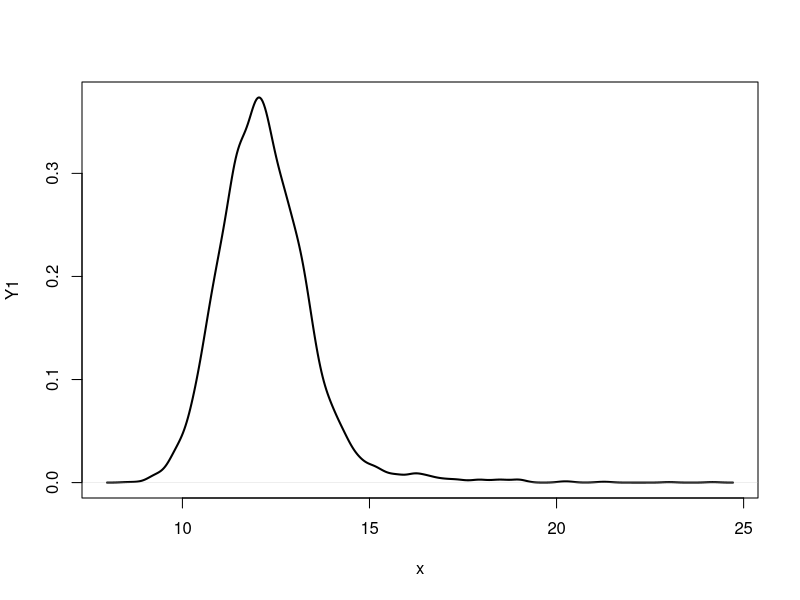
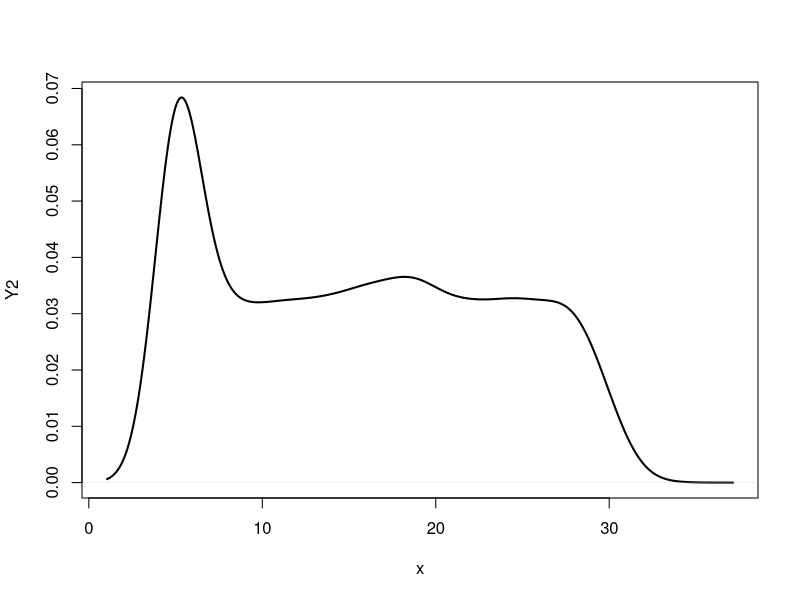
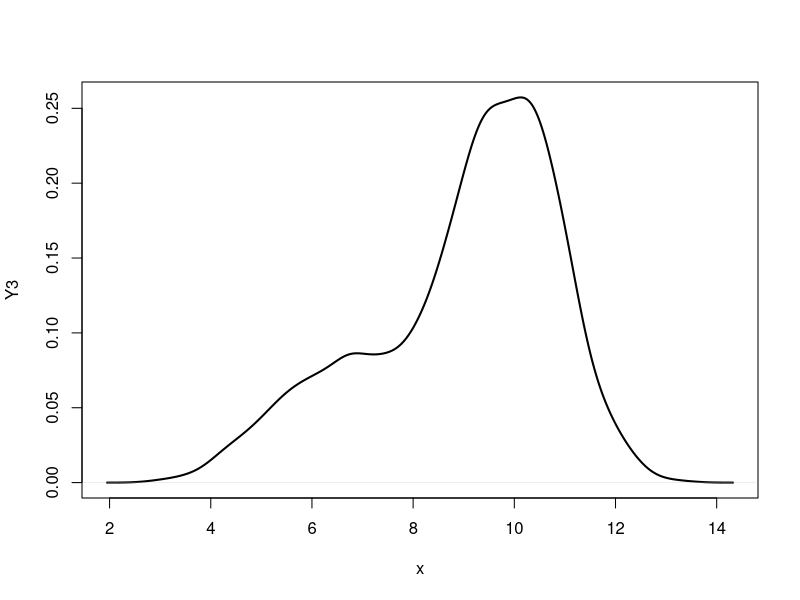
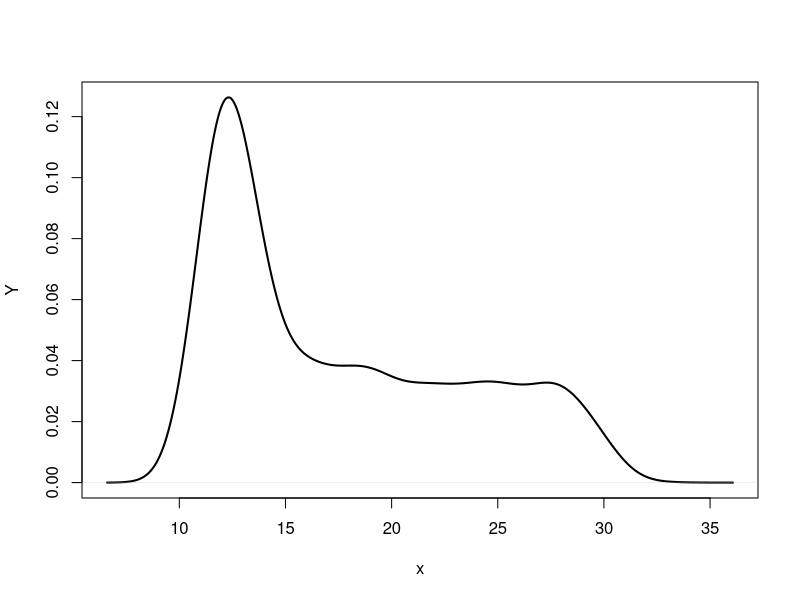

Here is the R script that generated these plots, in order: (Note: this script raises an error after producing the figures.)
library(readr)

#OREGUNTA 1

#variables aleatorias
valA = runif(5000)
valB = runif(5000)
valC = runif(5000)

#errores aleatorios
error1 = rnorm(5000, 0, 1)
error2 = rnorm(5000, 0, 1)
error3 = rnorm(5000, 0, 1)

#funciones inversas de las acumuladas
xpA = 10/((-log(valA))^(1/10))
xpB = 30*valB
xpC = -10*log(1-valC)

#calcular los valores de Y1, Y2, Y3
y1 = pmax(12, xpA) + error1
y2 = pmax(5, xpB + error2)
y3 = pmin(10, xpC + 5) + error3

#calcular las funciones densidad empiricas
fy1 = density(y1)
fy2 = density(y2)
fy3 = density(y3)

#Grafico funcion densidad Y1
plot(fy1, col = 1, lwd = 2,
     main = "", xlab = "x", ylab = "Y1")

#Valor esperado Y1
EY1 = sum(fy1$x * fy1$y) * diff(fy1$x[1:2])

#Grafico funcion densidad Y2
plot(fy2, col = 1, lwd = 2,
     main = "", xlab = "x", ylab = "Y2")

#Valor esperado Y1
EY2 = sum(fy2$x * fy2$y) * diff(fy2$x[1:2])

#Grafico funcion densidad Y3
plot(fy3, col = 1, lwd = 2,
     main = "", xlab = "x", ylab = "Y3")

#Valor esperado Y1
EY3 = sum(fy3$x * fy3$y) * diff(fy3$x[1:2])

# PREGUNTA 2

#cuartiles Q1

quantile(y1, 0.25)
quantile(y1, 0.5)
quantile(y1, 0.75)

#cuartiles Q2
quantile(y2, 0.25)
quantile(y2, 0.5)
quantile(y2, 0.75)

#cuartiles Q3
quantile(y3, 0.25)
quantile(y3, 0.5)
quantile(y3, 0.75)

# PREGUNTA 3

#Elegir el mayor tiempo
mayorY = pmax(y1, y2, y3)
#Promedio
mean(mayorY)
#Desviacion estandar
sd(mayorY)

#cuartiles Y
quantile(mayorY, 0.25)
quantile(mayorY, 0.5)
quantile(mayorY, 0.75)
quantile(mayorY, 1)

#Grafico densidad empirico Y
plot(density(mayorY), col = 1, lwd = 2,
     main = "", xlab = "x", ylab = "Y")

# PREGUNTA 4
esperas = read_csv("esperas.csv")
head(esperas)
#Secuencias de cuantiles
quantile(esperas$muestra1, seq(0.02,0.98,0.02))
quantile(esperas$muestra2, seq(0.02,0.98,0.02))
quantile(Y, seq(0.02,0.98,0.02))
quantile(y1, seq(0.02,0.98,0.02))
quantile(y2, seq(0.02,0.98,0.02))
quantile(y3, seq(0.02,0.98,0.02))
